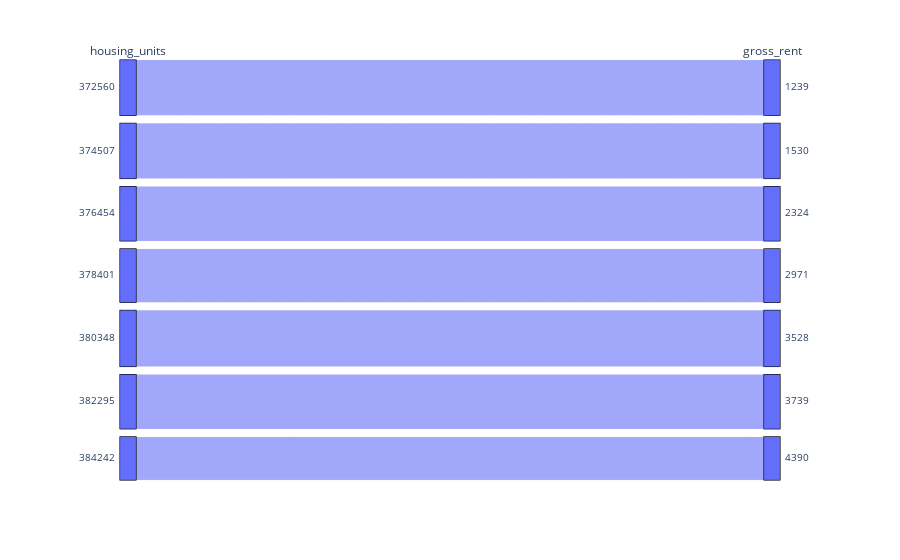

The code cell stored with this chart in its notebook:
### Code cell
# Parallel Categories Plot
# YOUR CODE HERE!
px.parallel_categories(sfo_nbh)

### Figure 1 — Plotly figure (JSON) as saved in the notebook; plotly's stock layout.template omitted (floating-point values rounded to 4 significant figures; data arrays with more than 128 entries replaced by an {"elided": "..."} marker saying what was removed)
{"data": [{"dimensions": [{"label": "housing_units", "values": {"elided": "397 int values"}}, {"label": "gross_rent", "values": {"elided": "397 int values"}}], "domain": {"x": [0, 1], "y": [0, 1]}, "name": "", "type": "parcats"}], "layout": {"autosize": true, "legend": {"tracegroupgap": 0}, "margin": {"t": 60}}}
